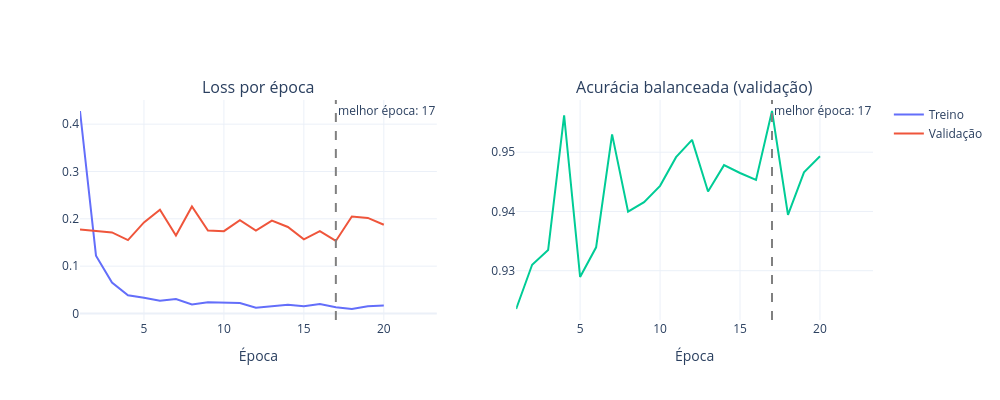

Source (notebook cell):
### Markdown cell above
Sem freeze

### Code cell
import plotly.graph_objects as go
from plotly.subplots import make_subplots
import numpy as np
import pandas as pd

df_history = pd.read_csv("item_d_epochs_history.csv")

epochs_x = list(range(1, len(df_history) + 1))
best_ep = int(np.argmax(df_history['val_bal_acc'])) + 1

fig = make_subplots(rows=1, cols=2, subplot_titles=("Loss por época", "Acurácia balanceada (validação)"))
fig.add_trace(go.Scatter(x=epochs_x, y=df_history['train_loss'], name="Treino"), row=1, col=1)
fig.add_trace(go.Scatter(x=epochs_x, y=df_history['val_loss'], name="Validação"), row=1, col=1)
fig.add_trace(go.Scatter(x=epochs_x, y=df_history['val_bal_acc'], name="Acc. bal. (val)", showlegend=False), row=1, col=2)
fig.add_vline(x=best_ep, line_dash="dash", line_color="gray", annotation_text=f"melhor época: {best_ep}")
fig.update_xaxes(title_text="Época")
fig.update_layout(template="plotly_white", width=1000, height=400)
fig.show()

### Figure 1 — Plotly figure (JSON) as saved in the notebook; plotly's stock layout.template omitted (floating-point values rounded to 4 significant figures)
{"data": [{"name": "Treino", "type": "scatter", "x": [1, 2, 3, 4, 5, 6, 7, 8, 9, 10, 11, 12, 13, 14, 15, 16, 17, 18, 19, 20], "xaxis": "x", "y": [0.4278, 0.1221, 0.06544, 0.03855, 0.03319, 0.02691, 0.03062, 0.01912, 0.02356, 0.02286, 0.02206, 0.01206, 0.01481, 0.0185, 0.01504, 0.01987, 0.01318, 0.009452, 0.01546, 0.01677], "yaxis": "y"}, {"name": "Validação", "type": "scatter", "x": [1, 2, 3, 4, 5, 6, 7, 8, 9, 10, 11, 12, 13, 14, 15, 16, 17, 18, 19, 20], "xaxis": "x", "y": [0.1777, 0.1741, 0.1713, 0.1551, 0.1925, 0.2192, 0.1646, 0.226, 0.1754, 0.1739, 0.1971, 0.1752, 0.1964, 0.1828, 0.1567, 0.1741, 0.1533, 0.2049, 0.2019, 0.1874], "yaxis": "y"}, {"name": "Acc. bal. (val)", "showlegend": false, "type": "scatter", "x": [1, 2, 3, 4, 5, 6, 7, 8, 9, 10, 11, 12, 13, 14, 15, 16, 17, 18, 19, 20], "xaxis": "x2", "y": [0.9235, 0.931, 0.9335, 0.9562, 0.9289, 0.9339, 0.953, 0.94, 0.9416, 0.9443, 0.9492, 0.9521, 0.9434, 0.9478, 0.9465, 0.9453, 0.957, 0.9394, 0.9466, 0.9493], "yaxis": "y2"}], "layout": {"annotations": [{"font": {"size": 16}, "showarrow": false, "text": "Loss por época", "x": 0.225, "xanchor": "center", "xref": "paper", "y": 1, "yanchor": "bottom", "yref": "paper"}, {"font": {"size": 16}, "showarrow": false, "text": "Acurácia balanceada (validação)", "x": 0.775, "xanchor": "center", "xref": "paper", "y": 1, "yanchor": "bottom", "yref": "paper"}, {"showarrow": false, "text": "melhor época: 17", "x": 17, "xanchor": "left", "xref": "x", "y": 1, "yanchor": "top", "yref": "y domain"}, {"showarrow": false, "text": "melhor época: 17", "x": 17, "xanchor": "left", "xref": "x2", "y": 1, "yanchor": "top", "yref": "y2 domain"}], "height": 400, "shapes": [{"line": {"color": "gray", "dash": "dash"}, "type": "line", "x0": 17, "x1": 17, "xref": "x", "y0": 0, "y1": 1, "yref": "y domain"}, {"line": {"color": "gray", "dash": "dash"}, "type": "line", "x0": 17, "x1": 17, "xref": "x2", "y0": 0, "y1": 1, "yref": "y2 domain"}], "width": 1000, "xaxis": {"anchor": "y", "domain": [0, 0.45], "title": {"text": "Época"}}, "xaxis2": {"anchor": "y2", "domain": [0.55, 1], "title": {"text": "Época"}}, "yaxis": {"anchor": "x", "domain": [0, 1]}, "yaxis2": {"anchor": "x2", "domain": [0, 1]}}}
